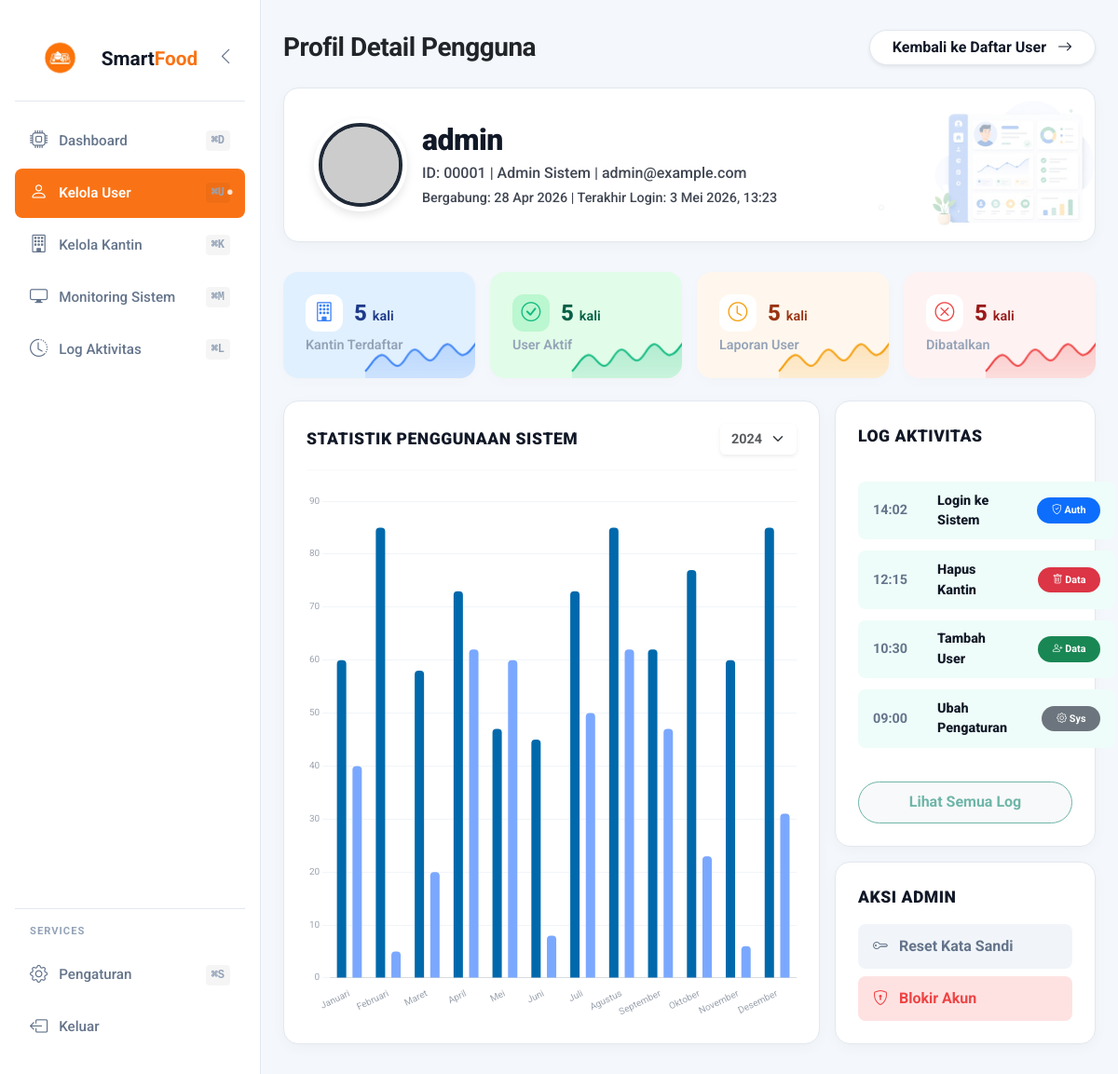
The page /admin-panel/users/1/profile/ (signed in) on the database as committed earlier.
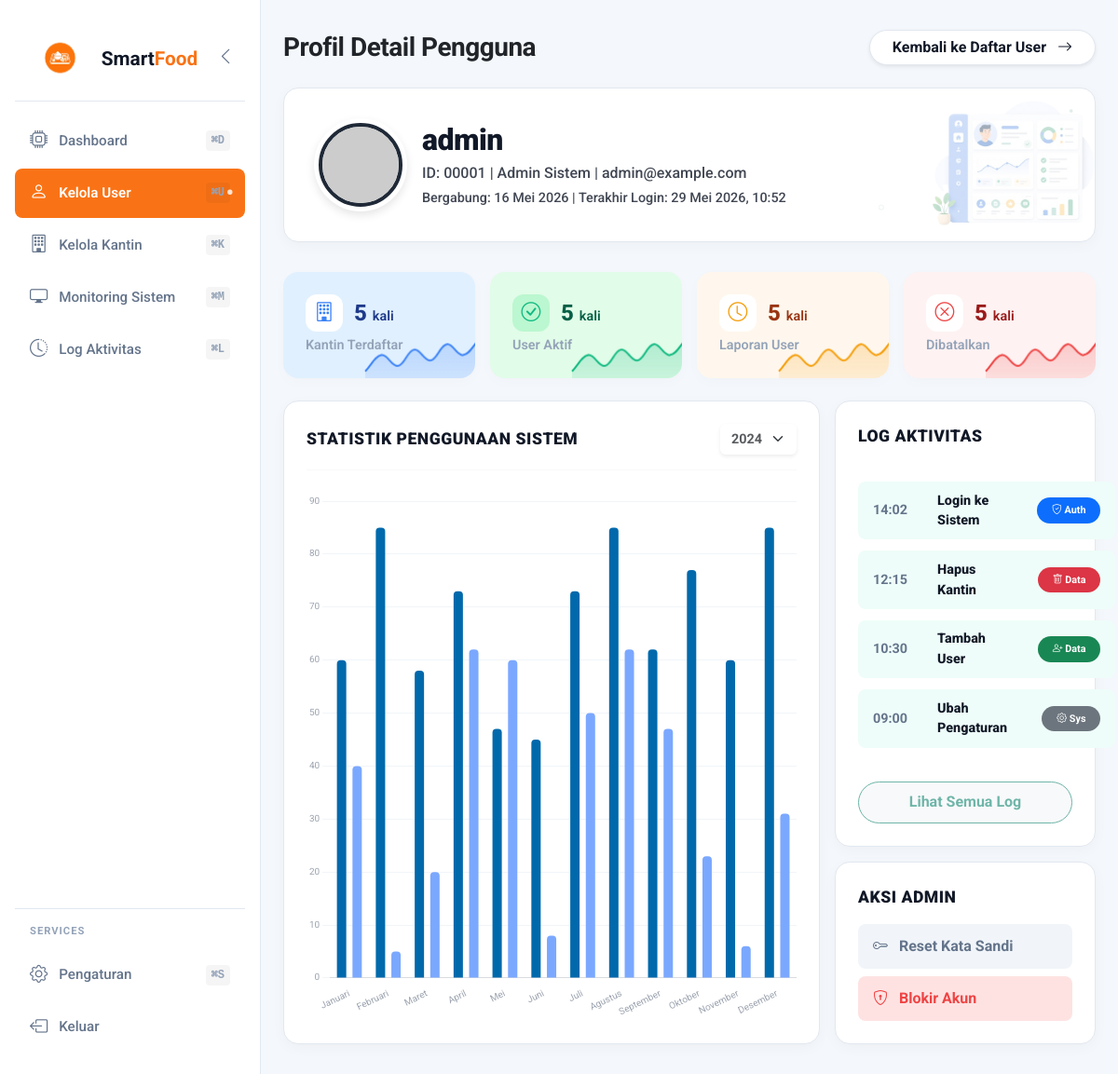
The same page on the database as committed later.
### accounts/models.py (models this page shows, shortened)
class CustomUser(AbstractUser):
    ROLE_CHOICES = [
        ('student', 'Siswa / Pelanggan'),
        ('vendor', 'Penjual / Admin Kantin'),
        ('sysadmin', 'Admin Sistem'),
    ]
    role = models.CharField(max_length=20, choices=ROLE_CHOICES, default='student')
    phone = models.CharField(max_length=20, blank=True)
    avatar = models.ImageField(upload_to='avatars/', blank=True, null=True)
    is_active = models.BooleanField(default=False)  # Nonaktif sampai admin konfirmasi
    is_approved = models.BooleanField(default=False)  # Status konfirmasi oleh admin
    created_at = models.DateTimeField(auto_now_add=True)
    def is_sysadmin(self):
        return self.role == 'sysadmin'

### accounts/views.py (the view)
@login_required
def admin_user_profile(request, user_id):
    if not request.user.is_sysadmin():
        return redirect('dashboard')
    user_profile = get_object_or_404(CustomUser, id=user_id)
    orders = Order.objects.filter(user=user_profile).order_by('-created_at')
    total_orders = orders.count()
    total_pembelian_rp = sum(order.total_price for order in orders if order.status == 'done')
    total_pembelian_count = orders.filter(status='done').count()
    recent_orders = orders[:5]
    activities = [
        {"time": "14:02", "type": "login", "text": "Login", "color": "#6eb5a8"},
        {"time": "12:15", "type": "order", "text": "Order #1233", "color": "#cbd5e1"},
        {"time": "12:30", "type": "review", "text": "Review Menu", "color": "#cbd5e1"},
        {"time": "12:30", "type": "ai", "text": "User ini menyukai...", "color": "#cbd5e1"},
    ]
    anomaly_score = 2
    context = {
        'user_profile': user_profile,
        'total_orders': total_orders,
        'total_pembelian_rp': total_pembelian_rp,
        'total_pembelian_count': total_pembelian_count,
        'recent_orders': recent_orders,
        'activities': activities,
        'anomaly_score': anomaly_score,
    }
    return render(request, 'admin_panel/user_profile.html', context)

### notifications/context_processors.py (called while the page is built)
def notifications_processor(request):
    if request.user.is_authenticated:
        unread_count = Notification.objects.filter(user=request.user, is_read=False).count()
        recent_notifs = Notification.objects.filter(user=request.user)[:5]
        return {
            'unread_notifications': unread_count,
            'recent_notifications': recent_notifs,
        }
    return {'unread_notifications': 0, 'recent_notifications': []}

### templates/admin_panel/user_profile.html (shortened to what the changed rows need)
{% extends 'admin_panel/base_admin.html' %}
{% load static %}
{% block content %}
<div class="profile-header">
    <div class="d-flex align-items-center gap-3">
        <div>
            <h1 class="user-title">{{ user_profile.username|default:"Reza Siswa" }}</h1>
            <p class="user-subtitle">
                ID: {{ user_profile.id|stringformat:"05d"|default:"10023" }} |
                {% if user_profile.role == 'student' %}Siswa (Pelanggan)
                {% elif user_profile.role == 'vendor' %}Penjual (Kantin)
                {% else %}Admin Sistem{% endif %} |
                {{ user_profile.email|default:"reza@siswa.sch.id" }}
            </p>
            <p class="user-subtitle mt-1" style="font-size: 0.9rem;">
                Bergabung: {{ user_profile.date_joined|date:"d M Y"|default:"12 Jan 2024" }} | Terakhir Login: {% if user_profile.last_login %}{{ user_profile.last_login|date:"j M Y, H:i" }}{% else %}5 Apr 2026, 14:02{% endif %}
            </p>
        </div>
    </div>
</div>
{% endblock %}

Rows that differ between the two databases and show on the page:
changed CustomUser "admin": date_joined "28 Apr 2026" → "16 Mei 2026"; last_login "3 Mei 2026, 13:23" → "29 Mei 2026, 10:52"
